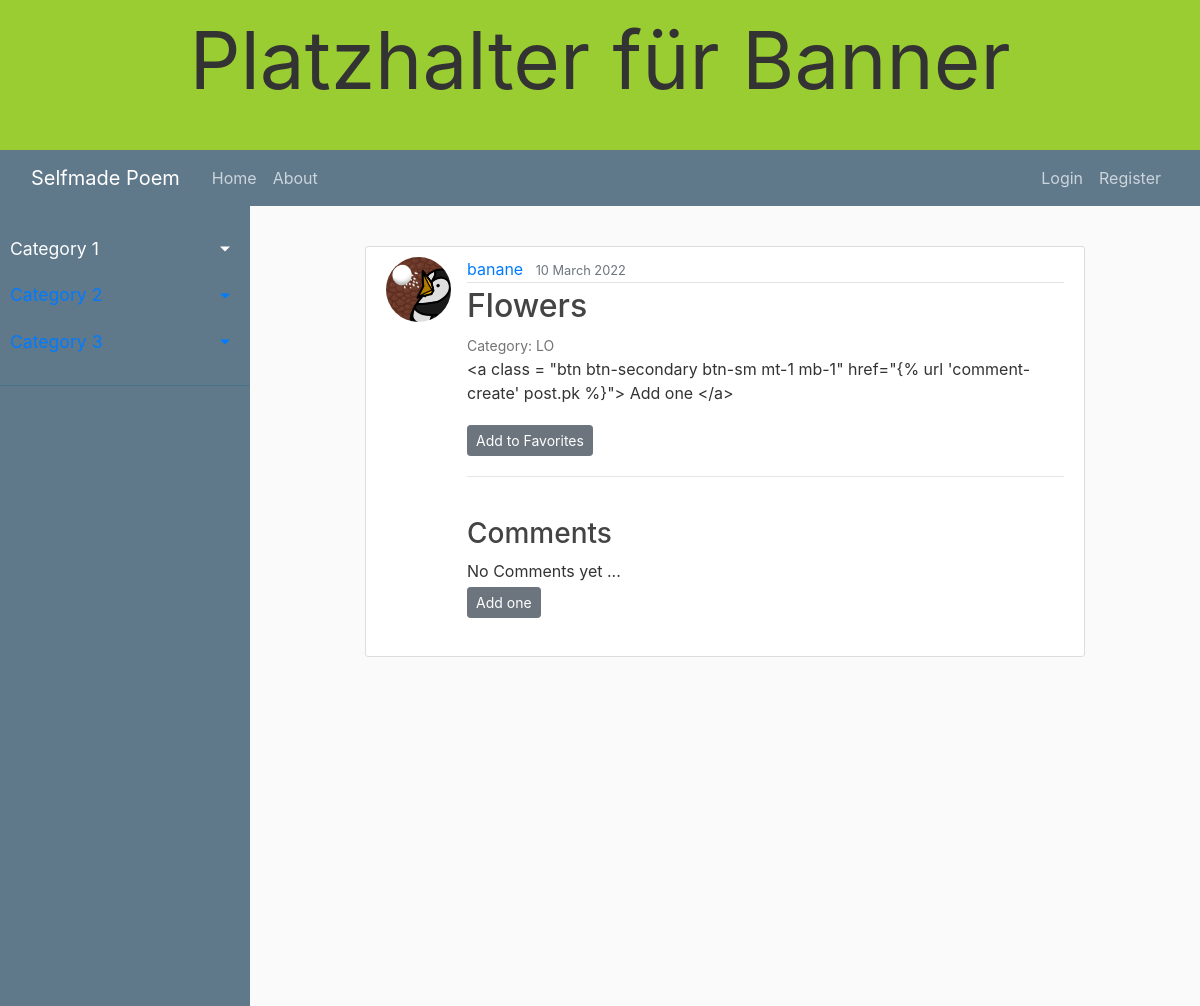
The page /post/13/ on the database its author committed.
### blog/models.py (models this page shows, shortened)
class Post(models.Model):
    title = models.CharField(max_length = 100)
    content = models.TextField()
    date_posted = models.DateTimeField(default = timezone.now)
    category = models.CharField(max_length = 30, choices=Category.choices, default="")
    author = models.ForeignKey(User, on_delete=models.CASCADE)
    comments = models.ManyToManyField(Comment)

### users/models.py (models this page shows, shortened)
class Profile(models.Model):
    user = models.OneToOneField(User, on_delete = models.CASCADE)
    image = models.ImageField(default = "default.jpg", upload_to = "profile_pics")
    favorites = models.ManyToManyField(Post)

### blog/views.py (the view)
# urls.py: path('post/<int:pk>/', PostDetailView.as_view() , name = 'post-detail'),
class PostDetailView(DetailView):
    model = Post

### blog/templates/blog/post_detail.html (shortened to what this page needs)
{% extends 'blog/base.html' %}
{%block content%}
        <article class="media content-section">
            <img class = "rounded-circle article-img"  src= "{{object.author.profile.image.url }}">
            <div class="media-body">
            <div class="article-metadata">
                <a class="mr-2" href="{% url 'user-posts' object.author.username %}">{{ object.author }}</a>
                <small class="text-muted">{{ object.date_posted|date:"d F Y" }}</small>
            </div>
            <h2 class="article-title">{{ object.title }}</h2>
            <a style="font-size: 14px; color: #757373;">Category: {{ object.category }}</a>
            <br>
            <p class="article-content">{{ object.content }}</p>
            <a class = "btn btn-secondary btn-sm mt-1 mb-1" href="#"> Add to Favorites </a>
            <br>
            <hr>
            <br>
            <h3> Comments </h3>
            {% if not object.comment_set.all %}
                No Comments yet ...  <br>
                <a class = "btn btn-secondary btn-sm mt-1 mb-1" href="{% url 'comment-create' post.pk %}"> Add one </a> <br> <br>
            {% endif %}
            </div>
        </article>
{%endblock content%}

### blog/static/blog/main.css (style rules this page uses)
body { background: #fafafa; color: #333333; }
h1, h2, h3, h4, h5, h6 { color: #444444; }
.content-section { background: #ffffff; padding: 10px 20px; border: 1px solid #dddddd; border-radius: 3px; margin-bottom: 20px; }
.article-title { color: #444444; }
.article-content { white-space: pre-line; }
.article-img { height: 65px; width: 65px; margin-right: 16px; }
.article-metadata { padding-bottom: 1px; margin-bottom: 4px; border-bottom: 1px solid #e3e3e3 }

### rows shown on the page
Post: author.profile.image (placeholder picture), author "banane", date_posted "10 March 2022", title "Flowers", category "LO", content "<a class = \"btn btn-secondary btn-sm mt-1 mb-1\" href=\"{% url 'comment-create' post.pk %}\"> Add one </a>"
